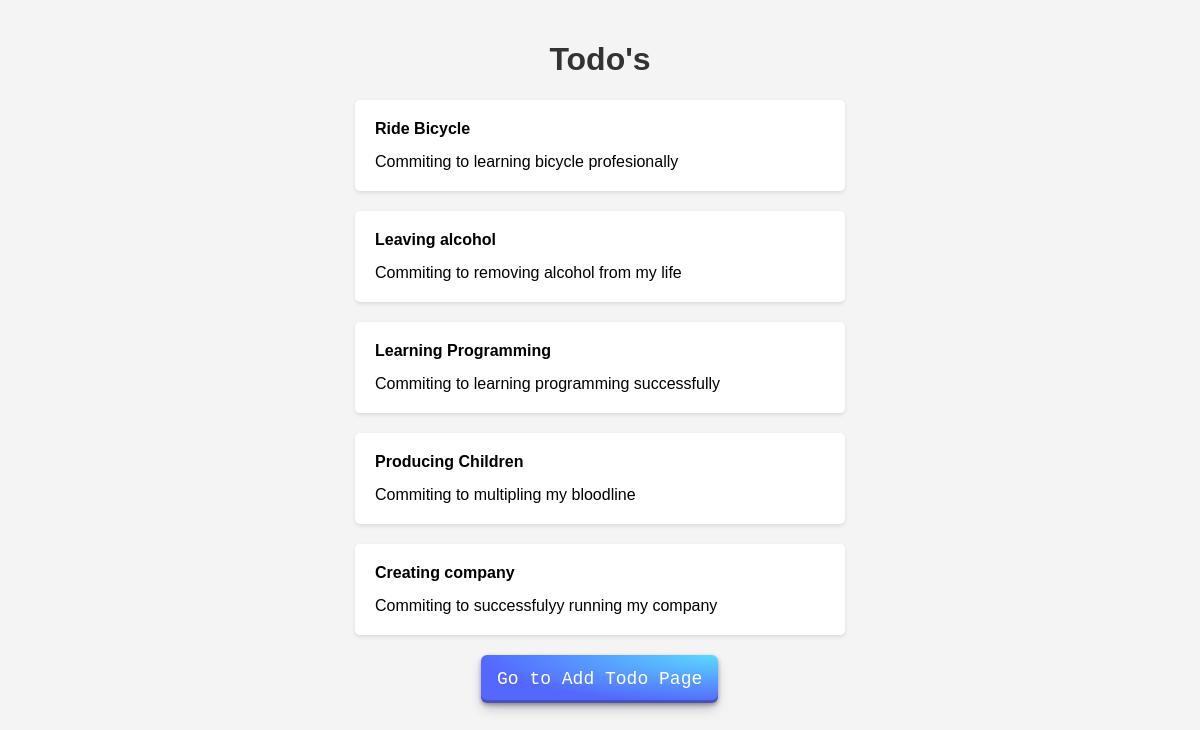
Before: / with the older database file.
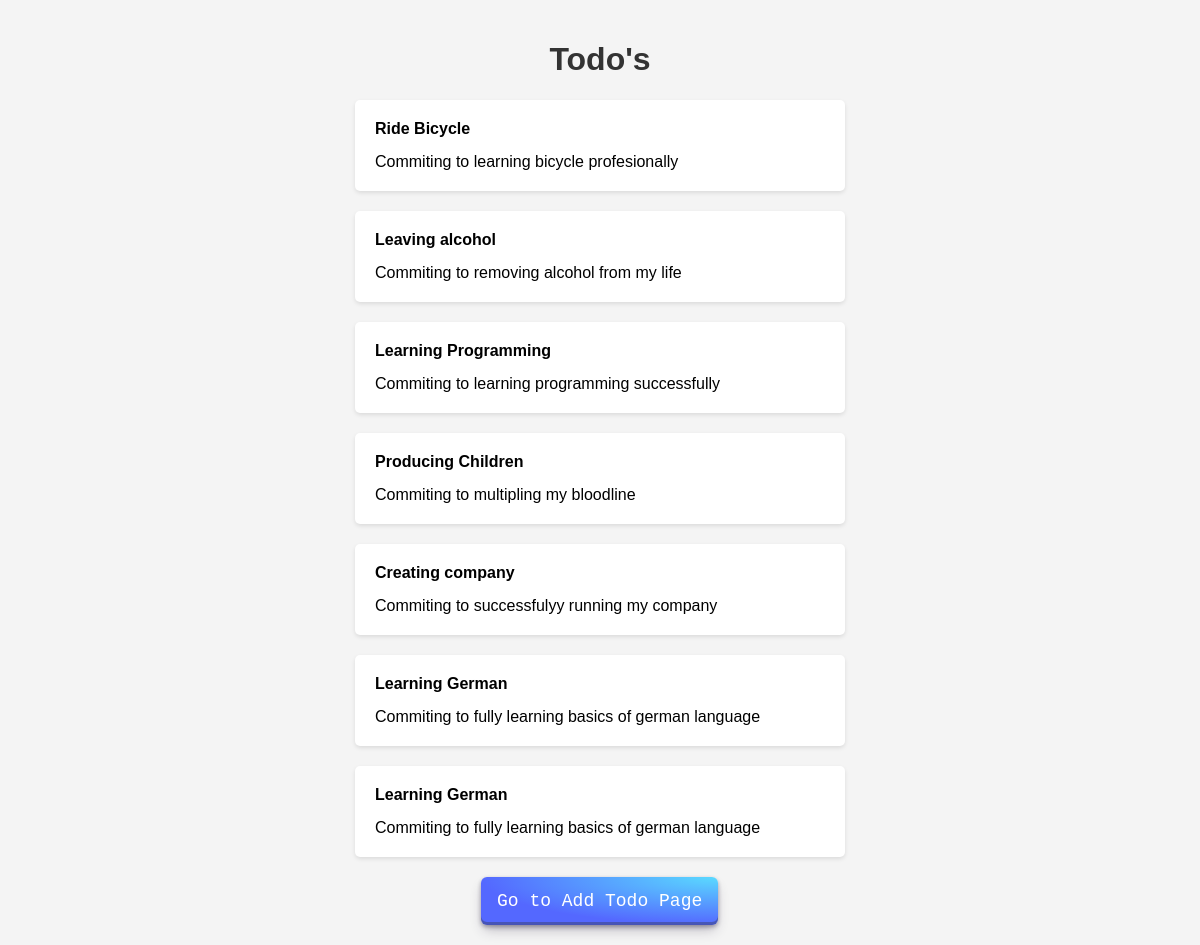
After: the same page with the newer database file.
### todoapp/models.py (models this page shows)
class Todo(models.Model):
    title = models.TextField(max_length=50)
    description = models.TextField(max_length=200)

### todoapp/views.py (the view)
# urls.py: path('', views.home),
def home(request):
    todos = Todo.objects.all()
    return render(request, 'todoapp/home.html', {'todos': todos})

### todoapp/templates/todoapp/home.html (shortened to what this page needs)
<!DOCTYPE html>
<html lang="en">
<head>
</head>
<body>
    <h1>Todo's</h1>
    <div class="todo-container">
      {% for todo in todos %}
        <div class="todo" style="width:450px; display:flex; flex-direction: column; gap:15px">
          <p>{{ todo.title }}</p>
          <p>{{ todo.description }}</p>
        </div>
      {% endfor %}
      <a href="{% url 'add_todo' %}" class="button">Go to Add Todo Page</a>
    </div>
</body>
</html>

### todoapp/templates/todoapp/home.html (style rules this page uses)
body { font-family: Arial, sans-serif; background-color: #f4f4f4; margin: 0; padding: 20px; }
h1 { color: #333; text-align: center; }
.todo-container { display: flex; flex-direction: column; align-items: center; }
.todo { background-color: #fff; border-radius: 5px; box-shadow: 0 2px 4px rgba(0, 0, 0, 0.1); padding: 20px; margin-bottom: 20px; }
.todo p { margin: 0; }
.todo p:first-child { font-weight: bold; }
.button { align-items: center; appearance: none; background-image: radial-gradient(100% 100% at 100% 0, #5adaff 0, #5468ff 100%); border: 0; border-radius: 6px; box-shadow: rgba(45, 35, 66, .4) 0 2px 4px,rgba(45, 35, 66, .3) 0 7px 13px -3px,rgba(58, 65, 111, .5) 0 -3px 0 inset; box-sizing: border-box; color: #fff; cursor: pointer; display: inline-flex; font-family: "JetBrains Mono",monospace; height: 48px; justify-content: center; line-height: 1; list-style: none; overflow: hidden; padding-left: 16px; padding-right: 16px; position: relative; text-align: left; text-decoration: none; transition: box-shadow .15s,transform .15s; user-select: none; -webkit-user-select: none; touch-action: manipulation; white-space: nowrap; will-change: box-shadow,transform; font-size: 18px; }

Changed rows visible on the page:
added Todo: title "Learning German", description "Commiting to fully learning basics of german language"
added Todo: title "Learning German", description "Commiting to fully learning basics of german language"
